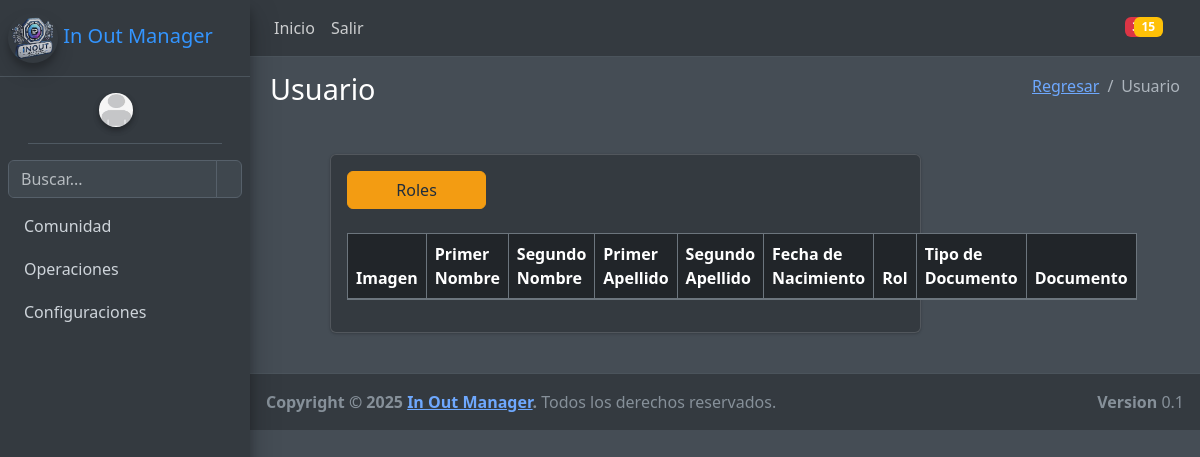
Before: /comunidad/usuarios/ with the older database file.
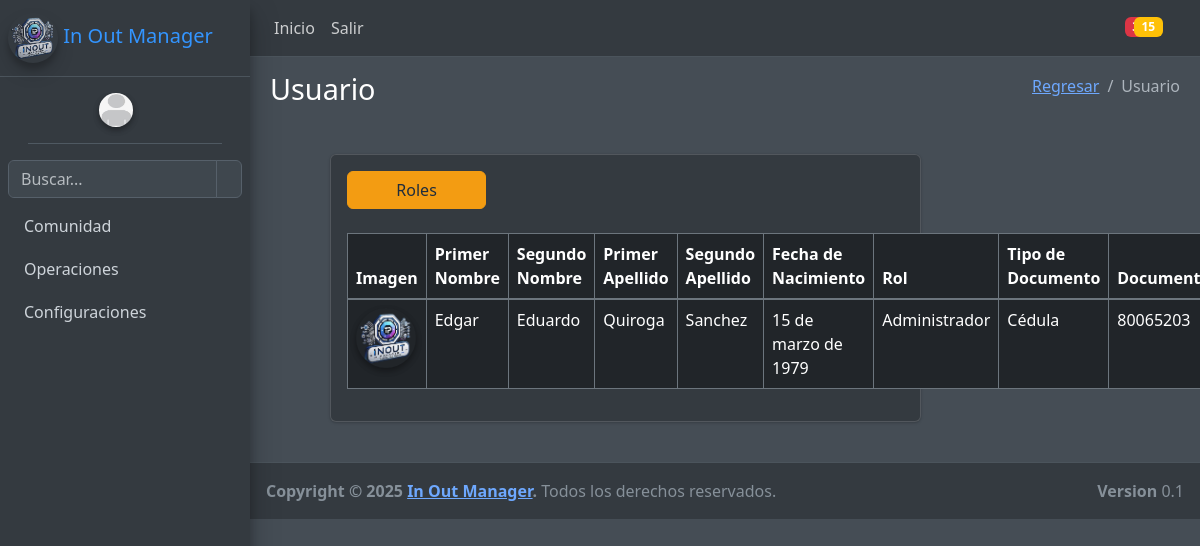
After: the same page with the newer database file.
### comunidad/models.py (models this page shows, shortened)
class Usuario(models.Model):
    primer_nombre = models.CharField(max_length=45, verbose_name="Primer Nombre")
    segundo_nombre = models.CharField(max_length=45, verbose_name="Segundo Nombre", blank=True, null=True)
    primer_apellido = models.CharField(max_length=45, verbose_name="Primer Apellido")
    segundo_apellido = models.CharField(max_length=45, verbose_name="Segundo Apellido")
    fecha_nacimiento = models.DateField(verbose_name="Fecha de Nacimiento")
    imagen = models.ImageField(upload_to=get_image_filename, blank=True, null=True, default="comunidad/default-user.jpeg")
    correo = models.EmailField(max_length=50, verbose_name="Correo")
    class TipoDocumento(models.TextChoices):
        CEDULA = 'CC', _("Cédula")
        CEDULA_EXTRANJERIA = 'CE', _("Cédula de Extrangería")
    tipo_documento = models.CharField(max_length=2, choices=TipoDocumento.choices, verbose_name="Tipo de Documento")
    documento = models.PositiveIntegerField(verbose_name="Documento", unique=True)
    user = models.ForeignKey(User, on_delete=models.CASCADE)
    estado = models.BooleanField(default=True)
    departamento = models.CharField(max_length=50, verbose_name="Departamento", blank=True, null=True)
    telefono = models.CharField(max_length=15, verbose_name="Teléfono", blank=True, null=True)
    cargo = models.CharField(max_length=50, verbose_name="Cargo", blank=True, null=True)
    class Meta:
        verbose_name_plural = "Usuarios"

### comunidad/views.py (the view)
# urls.py: path("usuarios/", usuario_crear, name='usuarios'),
def usuario_crear(request):
    titulo="Usuario"
    accion="Agregar"
    usuarios= Usuario.objects.all()
    if request.method=="POST":
        form= UsuarioForm(request.POST,request.FILES)
        if form.is_valid():
            if not User.objects.filter(username=request.POST['documento']):
                user = User.objects.create_user('nombre','email@email','pass')
                user.username= request.POST['documento']
                user.first_name= request.POST['primer_nombre']
                user.last_name= request.POST['primer_apellido']
                user.email= request.POST['correo']
                user.password=make_password("@" + request.POST['primer_nombre'][0] + request.POST['primer_apellido'][0] + request.POST['documento'][-4:])
                user.save()
            else:
                user=User.objects.get(username=request.POST['documento'])
            rol_id = request.POST.get('rol')  # Obtén el ID del grupo seleccionado en el formulario
            if rol_id:
                rol = Group.objects.get(id=rol_id)
                user.groups.add(rol)  # Asocia el usuario al grupo
            usuario = Usuario.objects.create(
                primer_nombre=request.POST['primer_nombre'],
                segundo_nombre=request.POST['segundo_nombre'],
                primer_apellido=request.POST['primer_apellido'],
                segundo_apellido=request.POST['segundo_apellido'],
                fecha_nacimiento=request.POST['fecha_nacimiento'],
                imagen=request.FILES.get('imagen'),  # Asume que tu formulario maneja archivos
                correo=request.POST['correo'],
                tipo_documento=request.POST['tipo_documento'],
                documento=request.POST['documento'],
                user=user,
            )
            messages.success(request, f'¡El Usuario se agregó de forma exitosa!')
            if usuario.imagen:
                 img = Image.open(usuario.imagen.path)
                 img= img.resize((500,500))
                 img.save(usuario.imagen.path)
            usuario.save()
            return redirect('usuarios')
        else:
            messages.success(request, f'¡Error al agregar al Usuario!')
            form = UsuarioForm(request.POST,request.FILES)
    else:
        form=UsuarioForm()
    context={
        "titulo":titulo,
        "usuarios":usuarios,
        "form":form,
        "accion":accion
    }
    return render(request,"comunidad/usuarios/usuarios.html", context)

### comunidad/forms.py
class UsuarioForm(ModelForm):
    rol= ModelChoiceField(
        queryset=Group.objects.all(),
        label="Rol",
    )
    class Meta:
        model= Usuario
        fields= "__all__"
        exclude=["estado","user"]
        widgets={
            'fecha_nacimiento':widgets.DateInput(attrs={'type':'date'},format='%Y-%m-%d')
        }

### base/context_processors.py (called while the page is built)
def sesion(request):
    usuario_actual= request.user
    image_user= r"/media/comunidad/default-user.jpeg"
    if request.user.is_authenticated:
        if Usuario.objects.filter(user_id=usuario_actual.id):
            image_user=Usuario.objects.get(user_id=usuario_actual.id).imagen.url
    context={
        'usuario_actual':usuario_actual,
        'image_user': image_user
    }
    return context

### base/templates/comunidad/usuarios/usuarios.html (shortened to what this page needs)
{% extends 'partials/admin/body.html' %}
{% load crispy_forms_tags %}
{% load bootstrap_icons %}
{% load static %}
{% block contenido %}
  <div class="container-fluid m-4 row">
    <div class="rounded card p-3  mb-3 mx-4 col-md-8">
      <a href="{% url 'group_create' %}" class="btn btn-warning w-25 mb-4">Roles</a>
      <table class="table table-bordered w-100 display nowrap" id="tabla-usuarios">
        <thead>
          <tr>
            <th>Imagen</th>
            <th>Primer Nombre</th>
            <th>Segundo Nombre</th>
            <th>Primer Apellido</th>
            <th>Segundo Apellido</th>
            <th>Fecha de Nacimiento</th>
            <th>Rol</th>
            <th>Tipo de Documento</th>
            <th>Documento</th>
          </tr>
        </thead>
        <tbody>
          {% for usuario in usuarios %}
            {% if usuario.estado %}
              <tr>
                <td>
                  <img src="{{ usuario.imagen.url }}" class="img-circle elevation-2" alt="User Image" width="60" />
                </td>
                <td>{{ usuario.primer_nombre }}</td>
                <td>{{ usuario.segundo_nombre }}</td>
                <td>{{ usuario.primer_apellido }}</td>
                <td>{{ usuario.segundo_apellido }}</td>
                <td>{{ usuario.fecha_nacimiento }}</td>
                <td>{{ usuario.user.groups.first }}</td>
                <td>{{ usuario.get_tipo_documento_display }}</td>
                <td>{{ usuario.documento }}</td>
              </tr>
            {% endif %}
          {% endfor %}
        </tbody>
      </table>
  </div>
</div>
{% endblock %}

Changed rows visible on the page:
added Usuario: imagen (picture), primer_nombre "Edgar", segundo_nombre "Eduardo", primer_apellido "Quiroga", segundo_apellido "Sanchez", fecha_nacimiento "15 de marzo de 1979", user.groups.first "Administrador", tipo_documento "Cédula", documento "80065203"
